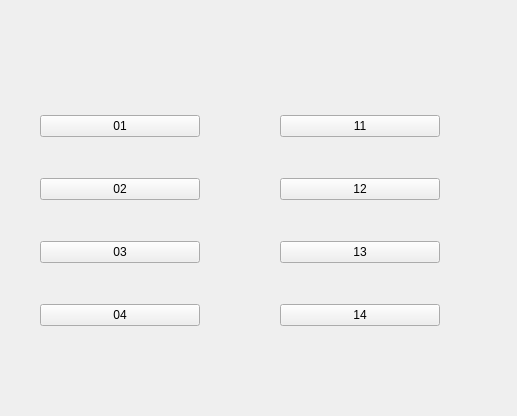
<?xml version="1.0" encoding="UTF-8"?>
<ui version="4.0">
 <class>Form</class>
 <widget class="QWidget" name="Form">
  <property name="geometry">
   <rect>
    <x>0</x>
    <y>0</y>
    <width>517</width>
    <height>416</height>
   </rect>
  </property>
  <property name="windowTitle">
   <string>Form</string>
  </property>
  <widget class="QWidget" name="verticalLayoutWidget">
   <property name="geometry">
    <rect>
     <x>40</x>
     <y>80</y>
     <width>160</width>
     <height>281</height>
    </rect>
   </property>
   <layout class="QVBoxLayout" name="verticalLayout">
    <item>
     <widget class="QPushButton" name="pushButton_01">
      <property name="text">
       <string>01</string>
      </property>
     </widget>
    </item>
    <item>
     <widget class="QPushButton" name="pushButton_02">
      <property name="text">
       <string>02</string>
      </property>
     </widget>
    </item>
    <item>
     <widget class="QPushButton" name="pushButton_03">
      <property name="text">
       <string>03</string>
      </property>
     </widget>
    </item>
    <item>
     <widget class="QPushButton" name="pushButton_04">
      <property name="text">
       <string>04</string>
      </property>
     </widget>
    </item>
   </layout>
  </widget>
  <widget class="QWidget" name="verticalLayoutWidget_2">
   <property name="geometry">
    <rect>
     <x>280</x>
     <y>80</y>
     <width>160</width>
     <height>281</height>
    </rect>
   </property>
   <layout class="QVBoxLayout" name="verticalLayout_2">
    <item>
     <widget class="QPushButton" name="pushButton_11">
      <property name="text">
       <string>11</string>
      </property>
     </widget>
    </item>
    <item>
     <widget class="QPushButton" name="pushButton_12">
      <property name="text">
       <string>12</string>
      </property>
     </widget>
    </item>
    <item>
     <widget class="QPushButton" name="pushButton_13">
      <property name="text">
       <string>13</string>
      </property>
     </widget>
    </item>
    <item>
     <widget class="QPushButton" name="pushButton_14">
      <property name="text">
       <string>14</string>
      </property>
     </widget>
    </item>
   </layout>
  </widget>
 </widget>
 <resources/>
 <connections/>
</ui>
